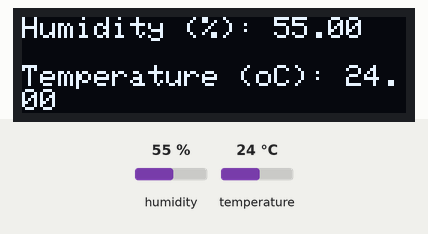
Bench run of a sketch on a simulated Arduino Uno, built with avr-gcc and run on an emulated ATmega328P. On the bench: 128×32 one-colour display. Inputs (shaded band) come from the test bench; at power-on: temperature 24 °C, humidity 55 %. The display library's start-up logo is not drawn; what the sketch prints to the serial monitor is not drawn.

Above: at 2.2 s.
2.3 s: temperature set to 12 °C
At 3.1 s:
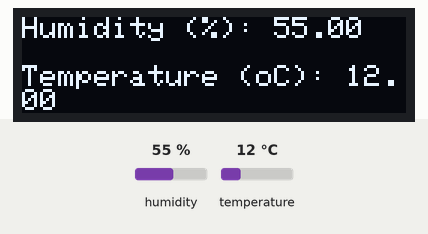
3.8 s: humidity set to 22 %
At 5.0 s:
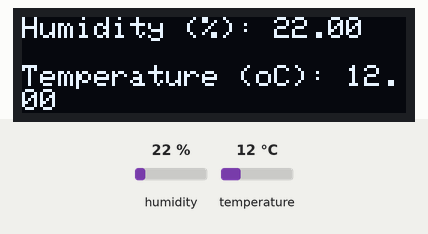
5.3 s: humidity set to 40 %
At 6.1 s:
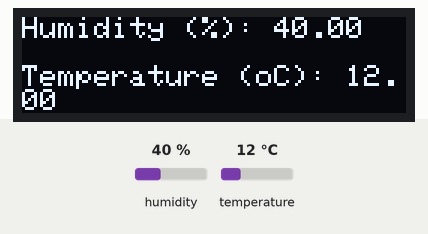
6.8 s: temperature set to 28 °C
At 8.0 s:
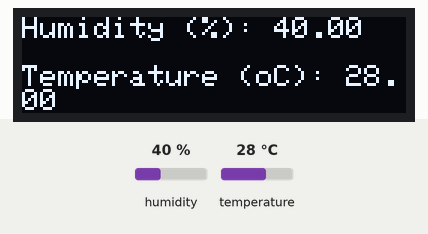
8.3 s: temperature set to 19 °C
At 9.1 s:
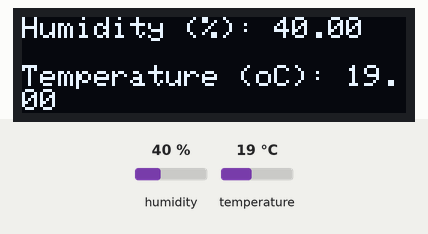
Timing chart, 0 to 10.8 s (numbered marks = the images above; inputs shaded):
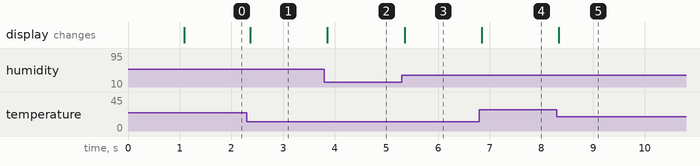

The sketch:

Display_Temp.ino
```cpp
#include "DHT.h"
#include <Wire.h>
#include <Adafruit_SSD1306.h>
#include<Adafruit_GFX.h>
#include <SPI.h>

//屏幕分辨率
#define SCREEN_WIDTH 128 // OLED display width, in pixels
#define SCREEN_HEIGHT 32 // OLED display height, in pixels
// Declaration for an SSD1306 display connected to I2C (SDA, SCL pins)
#define OLED_RESET     -1 // Reset pin # (or -1 if sharing Arduino reset pin)
Adafruit_SSD1306 display(SCREEN_WIDTH, SCREEN_HEIGHT, &Wire, OLED_RESET);

#define DHT11PIN 4
#define ADDRESS 0x3C
void setup()
{
  Serial.begin(9600);
  Wire.begin();
  display.begin(SSD1306_SWITCHCAPVCC,ADDRESS);
  delay(1000);
  display.setTextSize(1); //选择字号
  display.setTextColor(WHITE);  //字体颜色
  display.display();
}

void loop()
{
  display.clearDisplay();
  Serial.println("\n");


  DHT dht4(4, 11,1);

  Serial.print("Humidity (%): ");
  Serial.println((float)dht4.readHumidity(), 4);
  display.setCursor(0,0);
  display.print("Humidity (%): ");display.print((float)dht4.readHumidity());

  Serial.print("Temperature (oC): ");
  Serial.print((float)dht4.readTemperature(), 4);

  display.setCursor(0,16);
  display.print("Temperature (oC): ");display.print((float)dht4.readTemperature());
  display.display();
  delay(10);
}
```

Measured:
- after the input at 2.3 s, the display: changes after 0.07 s (image 1)
- after the input at 3.8 s, the display: changes after 0.06 s (image 2)
- after the input at 5.3 s, the display: changes after 0.05 s (image 3)
- after the input at 6.8 s, the display: changes after 0.05 s (image 4)
- after the input at 8.3 s, the display: changes at once (image 5)
